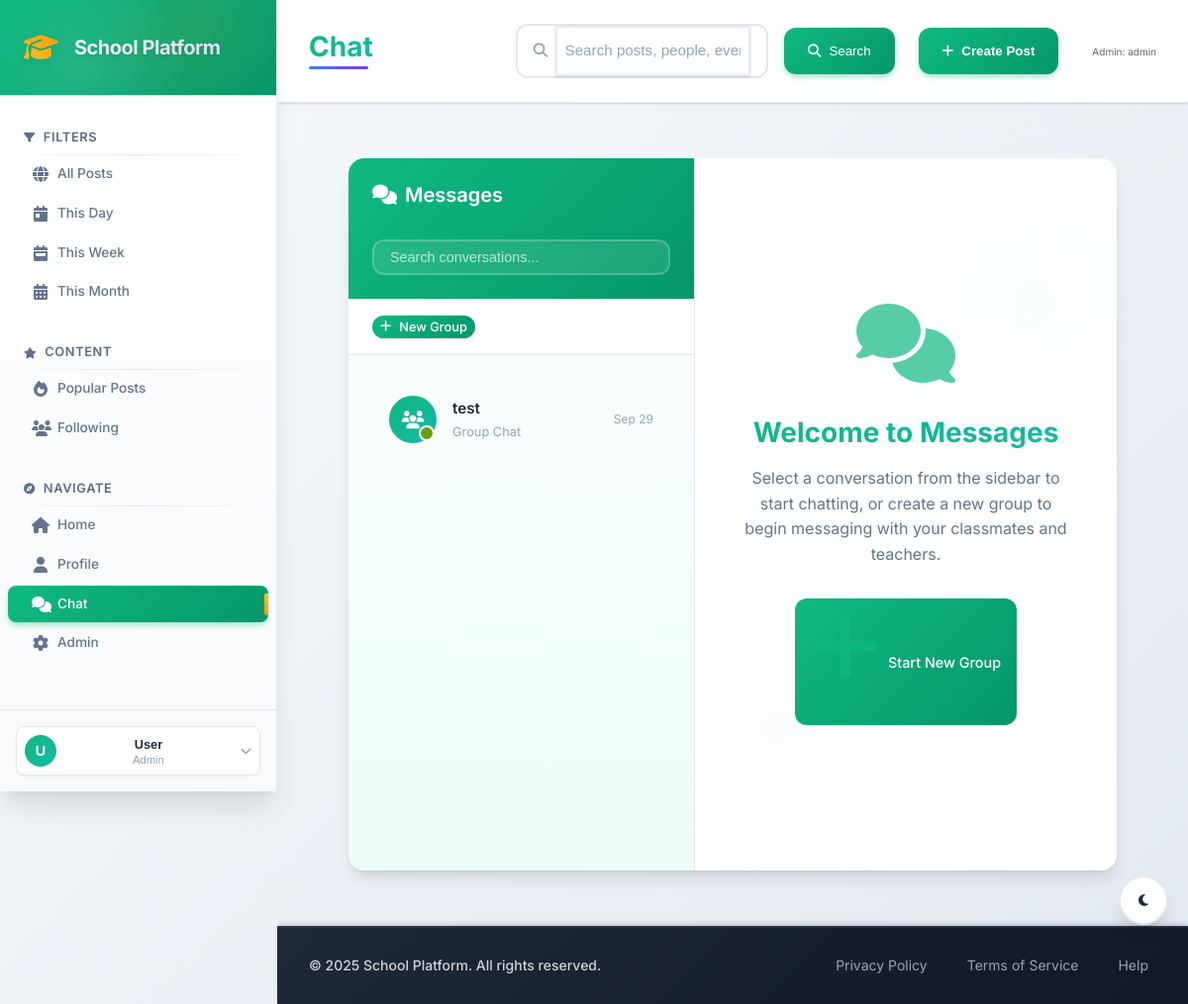
The app's page /public/chat.php (signed in) with its own data.
### tables this page shows
CREATE TABLE `chat_rooms` (
  `id` int(10) UNSIGNED NOT NULL,
  `name` varchar(255) DEFAULT NULL,
  `is_group` tinyint(1) NOT NULL DEFAULT 0,
  `created_by` int(10) UNSIGNED DEFAULT NULL,
  `created_at` timestamp NOT NULL DEFAULT current_timestamp()
);

### src/Controller/ChatController.php (called while the page is built, shortened)
<?php
class ChatController
{
    private $pdo;
    public function __construct($pdo)
    {
        $this->pdo = $pdo;
    }
    public function listUserRooms($userId)
    {
        try {
            $check = $this->pdo->query("SHOW TABLES LIKE 'chat_members'");
            if ($check && $check->rowCount() > 0) {
                $stmt = $this->pdo->prepare('
                    SELECT cr.id, cr.name, cr.is_group, cr.created_at,
                           (SELECT MAX(m2.created_at) FROM messages m2 WHERE m2.chat_id = cr.id) as last_message_at
                    FROM chat_members cm
                    JOIN chat_rooms cr ON cr.id = cm.chat_id
                    WHERE cm.user_id = :uid
                    ORDER BY
                        CASE WHEN last_message_at IS NULL THEN cr.created_at ELSE last_message_at END DESC
                ');
                $stmt->execute([':uid' => $userId]);
                return $stmt->fetchAll(PDO::FETCH_ASSOC);
            }
        } catch (Exception $e) {}
        $stmt = $this->pdo->prepare('
            SELECT cr.id, cr.name, cr.is_group, cr.created_at,
                   (SELECT MAX(m2.created_at) FROM messages m2 WHERE m2.chat_id = cr.id) as last_message_at
            FROM chat_rooms cr
            WHERE cr.created_by = :uid
            ORDER BY
                CASE WHEN last_message_at IS NULL THEN cr.created_at ELSE last_message_at END DESC
        ');
        $stmt->execute([':uid' => $userId]);
        return $stmt->fetchAll(PDO::FETCH_ASSOC);
    }
    public function getRoomTitle($roomId, $currentUserId)
    {
        try {
            $s = $this->pdo->prepare('SELECT name, is_group, created_by FROM chat_rooms WHERE id = :id');
            $s->execute([':id' => $roomId]);
            $r = $s->fetch(PDO::FETCH_ASSOC);
            if ((int)$r['is_group'] === 1) return $r['name'] ?: 'Group';
            return 'Direct chat';
        } catch (Exception $e) {
            return 'Chat';
        }
    }
}

### public/chat.php (the view, shortened to what this page needs)
<?php
require_once '../config/database.php';
require_once __DIR__ . '/../src/Controller/ChatController.php';
$chatController = new ChatController($pdo);
$userRooms = [];
if (isset($_SESSION['user_id'])) {
    $userRooms = $chatController->listUserRooms($_SESSION['user_id']);
}
?>
<?php require_once __DIR__ . '/../src/View/header.php'; ?>
<div class="chat-container">
    <div class="chat-sidebar">
        <div class="chat-header">
            <h3><i class="fas fa-comments"></i> Messages</h3>
            <div class="chat-search">
                <input type="text" class="user-search" placeholder="Search conversations..." id="chatSearch">
            </div>
        </div>
        <div class="chat-actions">
            <button class="btn btn-primary btn-sm" onclick="openNewGroupModal()">
                <i class="fas fa-plus"></i> New Group
            </button>
        </div>
        <div class="users-list">
            <?php if (empty($userRooms)): ?>
                <div class="no-chats">
                    <i class="fas fa-comments"></i>
                    <p>No conversations yet</p>
                    <small>Start a new group chat or message someone to begin</small>
                </div>
            <?php else: ?>
                <?php foreach ($userRooms as $room): ?>
                    <?php
                    $isGroup = (int)$room['is_group'] === 1;
                    $roomTitle = $chatController->getRoomTitle($room['id'], $_SESSION['user_id']);
                    $isActive = (isset($_GET['room']) && $_GET['room'] == $room['id']) ||
                               (isset($_GET['group']) && $_GET['group'] == $room['id']);
                    $roomUrl = $isGroup ? "chat.php?group={$room['id']}" : "chat.php?room={$room['id']}";
                    ?>
                    <div class="user-item <?php echo $isActive ? 'active' : ''; ?>">
                        <a href="<?php echo $roomUrl; ?>" class="user-link">
                            <div class="user-item-avatar">
                                <?php if ($isGroup): ?>
                                    <i class="fas fa-users"></i>
                                <?php else: ?>
                                    <i class="fas fa-user"></i>
                                <?php endif; ?>
                            </div>
                            <div class="user-item-info">
                                <div class="user-item-name"><?php echo htmlspecialchars($roomTitle); ?></div>
                                <div class="user-item-role"><?php echo $isGroup ? 'Group Chat' : 'Direct Message'; ?></div>
                            </div>
                            <div class="chat-time">
                                <?php echo date('M j', strtotime($room['created_at'])); ?>
                            </div>
                        </a>
                    </div>
                <?php endforeach; ?>
            <?php endif; ?>
        </div>
    </div>
    <div class="chat-main">
        <?php if (isset($_GET['group']) || isset($_GET['room'])): ?>
            <?php
            $roomId = isset($_GET['group']) ? (int)$_GET['group'] : (int)$_GET['room'];
            $isGroup = isset($_GET['group']);
            $messages = $isGroup ? $chatController->getGroupMessages($roomId) : $chatController->getMessages($roomId);
            $roomTitle = $chatController->getRoomTitle($roomId, $_SESSION['user_id']);
            $roomInfo = $chatController->getRoomInfo($roomId);
            ?>
            <div class="chat-main-header">
                <div class="chat-info">
                    <div class="chat-avatar">
                        <?php if ($isGroup): ?>
                            <i class="fas fa-users"></i>
                        <?php else: ?>
                            <i class="fas fa-user"></i>
                        <?php endif; ?>
                    </div>
                    <div class="chat-details">
                        <h4><?php echo htmlspecialchars($roomTitle); ?></h4>
                        <span class="chat-status"><?php echo $isGroup ? 'Group Chat' : 'Direct Message'; ?> • <?php echo count($messages); ?> messages</span>
                    </div>
                </div>
                <div class="chat-actions">
                    <button class="btn btn-secondary btn-sm" title="Voice Call" disabled style="opacity: 0.5; cursor: not-allowed;">
                        <i class="fas fa-phone"></i>
                    </button>
                    <button class="btn btn-secondary btn-sm" title="Video Call" disabled style="opacity: 0.5; cursor: not-allowed;">
                        <i class="fas fa-video"></i>
                    </button>
                    <button class="btn btn-secondary btn-sm" title="Group Info" onclick="openGroupInfoModal()">
                        <i class="fas fa-info-circle"></i>
                    </button>
                </div>
            </div>
            <div class="messages-container" id="messagesContainer">
                <?php if (empty($messages)): ?>
                    <div class="no-messages">
                        <i class="fas fa-comment-dots"></i>
                        <p>No messages yet</p>
                        <small>Start the conversation by sending a message below</small>
                    </div>
                <?php else: ?>
                    <?php foreach ($messages as $message): ?>
                        <?php $isMe = isset($_SESSION['user_id']) && $_SESSION['user_id'] == ($message['sender_id'] ?? $message['sender']); ?>
                        <div class="message <?php echo $isMe ? 'message-sent' : 'message-received'; ?>">
                            <?php if (!$isMe): ?>
                                <div class="message-avatar">
                                    <i class="fas fa-user"></i>
                                </div>
                            <?php endif; ?>
                            <div class="message-content">
                                <?php if (!$isMe): ?>
                                    <div class="message-author"><?php echo htmlspecialchars($message['sender_name'] ?? 'User'); ?></div>
                                <?php endif; ?>
                                <div class="message-text"><?php echo nl2br(htmlspecialchars($message['content'])); ?></div>
                                <div class="message-time"><?php echo date('g:i A', strtotime($message['created_at'] ?? 'now')); ?></div>
                            </div>
                        </div>
                    <?php endforeach; ?>
                <?php endif; ?>
            </div>
            <div class="message-input-container">
                <form method="POST" class="message-form" id="messageForm">
                    <input type="hidden" name="group_id" value="<?php echo $roomId; ?>">
                    <div class="message-input-group">
                        <textarea
                            class="message-input"
                            name="message"
                            placeholder="Type a message..."
                            rows="1"
                            required
                            id="messageInput"
                        ></textarea>
                        <button class="send-message-btn" type="submit" name="send_group">
                            <i class="fas fa-paper-plane"></i>
                        </button>
                    </div>
                </form>
            </div>
        <?php else: ?>
            <div class="chat-welcome">
                <div class="welcome-content">
                    <i class="fas fa-comments"></i>
                    <h3>Welcome to Messages</h3>
                    <p>Select a conversation from the sidebar to start chatting, or create a new group to begin messaging with your classmates and teachers.</p>
                    <button class="btn btn-primary" onclick="openNewGroupModal()">
                        <i class="fas fa-plus"></i> Start New Group
                    </button>
                </div>
            </div>
        <?php endif; ?>
    </div>
</div>
<?php require_once __DIR__ . '/../src/View/footer.php'; ?>

### public/assets/style.css (style rules this page uses)
:root { --primary-green: #10b981; --primary-green-dark: #059669; --primary-green-light: #34d399; --primary-green-lighter: #d1fae5; --primary-blue: #10b981; --primary-blue-dark: #059669; --primary-blue-light: #34d399; --primary-blue-lighter: #d1fae5; --secondary-teal: #14b8a6; --secondary-lime: #65a30d; --secondary-orange: #f59e0b; --secondary-red: #ef4444; --secondary-purple: #8b5cf6; --secondary-green: #10b981; --gray-50: #f9fafb; --gray-100: #f3f4f6; --gray-200: #e5e7eb; --gray-300: #d1d5db; --gray-400: #9ca3af; --gray-500: #6b7280; --gray-600: #4b5563; --gray-700: #374151; --gray-800: #1f2937; --gray-900: #111827; --bg-primary: #ffffff; --bg-secondary: #f0fdf4; --bg-tertiary: #ecfdf5; --bg-accent: #d1fae5; --bg-dark: #064e3b; --text-primary: #1e293b; --text-secondary: #64748b; --text-tertiary: #94a3b8; --text-inverse: #ffffff; --shadow-sm: 0 1px 2px 0 rgb(0 0 0 / 0.05); --shadow-md: 0 4px 6px -1px rgb(0 0 0 / 0.1), 0 2px 4px -2px rgb(0 0 0 / 0.1); --shadow-lg: 0 10px 15px -3px rgb(0 0 0 / 0.1), 0 4px 6px -4px rgb(0 0 0 / 0.1); --shadow-xl: 0 20px 25px -5px rgb(0 0 0 / 0.1), 0 8px 10px -6px rgb(0 0 0 / 0.1); --radius-sm: 0.375rem; --radius-md: 0.5rem; --radius-lg: 0.75rem; --radius-xl: 1rem; --space-xs: 0.25rem; --space-sm: 0.5rem; --space-md: 1rem; --space-lg: 1.5rem; --space-xl: 2rem; --space-2xl: 3rem; --transition-fast: 0.15s ease-in-out; --transition-normal: 0.3s ease-in-out; --transition-slow: 0.5s ease-in-out; }
* { margin: 0; padding: 0; box-sizing: border-box; }
html { font-size: 16px; scroll-behavior: smooth; }
body { font-family: 'Inter', -apple-system, BlinkMacSystemFont, 'Segoe UI', Roboto, sans-serif; line-height: 1.6; color: var(--text-primary); background: linear-gradient(135deg, var(--bg-secondary) 0%, var(--bg-tertiary) 100%); min-height: 100vh; font-feature-settings: 'cv02', 'cv03', 'cv04', 'cv11'; }
h1, h2, h3, h4, h5, h6 { font-weight: 600; line-height: 1.3; margin-bottom: var(--space-sm); }
h3 { font-size: 1.5rem; }
p { margin-bottom: var(--space-md); color: var(--text-secondary); }
a { color: var(--primary-blue); text-decoration: none; transition: color var(--transition-fast); }
.content-body > * { animation: fadeIn 0.5s ease-out; }

### public/assets/modern-theme.css (style rules this page uses)
.btn { display: inline-flex; align-items: center; gap: var(--space-sm); padding: var(--space-md) var(--space-lg); border: none; border-radius: var(--radius-lg); font-weight: 600; font-size: 0.9rem; cursor: pointer; transition: all var(--transition-fast); text-decoration: none; font-family: inherit; }
.btn-primary { background: linear-gradient(135deg, var(--primary-blue), var(--primary-blue-dark)); color: var(--text-inverse); }
.btn-sm { padding: var(--space-sm) var(--space-md); font-size: 0.8rem; }

### public/assets/dashboard-enhancements.css (style rules this page uses)
.btn { position: relative; overflow: hidden; transition: all 0.3s ease; }
.btn::before { content: ''; position: absolute; top: 0; left: -100%; width: 100%; height: 100%; background: linear-gradient(90deg, transparent, rgba(255, 255, 255, 0.2), transparent); transition: left 0.5s ease; }

### records on screen
chat_rooms: is_group 1 (drawn), roomTitle "test", created_at "Sep 29"

### other values on screen
substr($_SESSION['name'] ?? 'U', 0, 1) "U"
$_SESSION['name'] "User"
$_SESSION['role'] "Admin"
$currentPage "Chat"
$_SESSION['role'] "admin"
